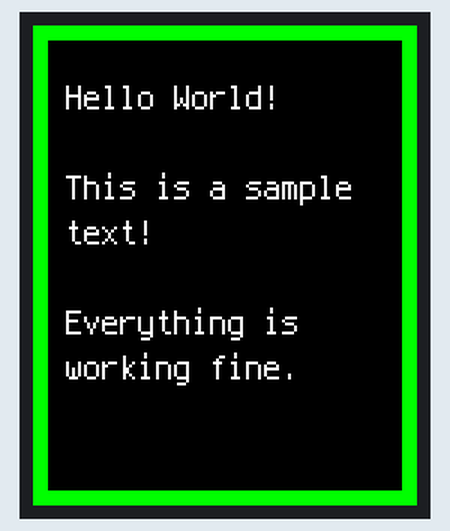
This program was run on a simulated Raspberry Pi Pico running CircuitPython. Shown: 128×160 colour display.

Above: at 0.1 s.

The program:

code.py
```python
# Raspberry Pi Pico

import board,busio
from time import sleep
from adafruit_st7735r import ST7735R
import displayio
import terminalio
from adafruit_display_text import label

mosi_pin = board.GP11
clk_pin = board.GP10
reset_pin = board.GP17
cs_pin = board.GP18
dc_pin = board.GP16

displayio.release_displays()

spi = busio.SPI(clock=clk_pin, MOSI=mosi_pin)

display_bus = displayio.FourWire(spi, command=dc_pin, chip_select=cs_pin, reset=reset_pin)

display = ST7735R(display_bus, width=128, height=160, bgr = True)

splash = displayio.Group()
display.show(splash)

color_bitmap = displayio.Bitmap(128, 160, 1)

color_palette = displayio.Palette(1)
color_palette[0] = 0x00FF00  # Bright Green

bg_sprite = displayio.TileGrid(color_bitmap, pixel_shader=color_palette, x=0, y=0)
splash.append(bg_sprite)

# Draw a smaller inner rectangle
inner_bitmap = displayio.Bitmap(118, 150, 1)
inner_palette = displayio.Palette(1)
inner_palette[0] = 0x000000  # Black
inner_sprite = displayio.TileGrid(inner_bitmap, pixel_shader=inner_palette, x=5, y=5)
splash.append(inner_sprite)

# Draw a label
text_group = displayio.Group(scale=1, x=11, y=24)
text = "Hello World!\n\nThis is a sample\ntext!\n\nEverything is \nworking fine."
text_area = label.Label(terminalio.FONT, text=text, color=0xFFFFFF)
text_group.append(text_area)  # Subgroup for text scaling
splash.append(text_group)

while True:
    pass
```
